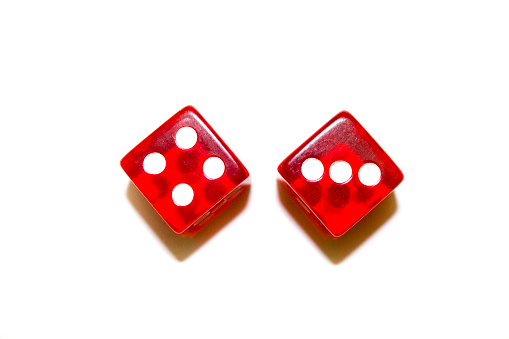
#> input picture 1.jpg, 509 x 339 px
$ jupyter execute dice1.ipynb
#> lines starting #> are read from the running program, lines starting #| are printed output that depends on the picture; after the words box and inside, x2 and y2 are one past the last pixel; in counts of white or black regions, pixels touching at a corner belong together
[cell 1]
import numpy as np
import cv2
import matplotlib.pyplot as plt

[cell 2]
original_img = cv2.imread("1.jpg")
#> original_img is the input picture: shape (339, 509, 3); mean B, G, R 225.7, 226.9, 247.3
gray_img = cv2.cvtColor(original_img, cv2.COLOR_BGR2GRAY)
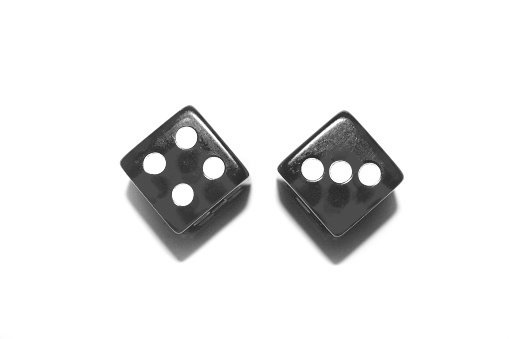
#> gray_img: shape (339, 509); min 34, max 255, mean 232.8
plt.imshow(gray_img, cmap="gray")

[cell 3]
thresh = cv2.adaptiveThreshold(gray_img, 255, cv2.ADAPTIVE_THRESH_MEAN_C, cv2.THRESH_BINARY_INV, 99, 10)
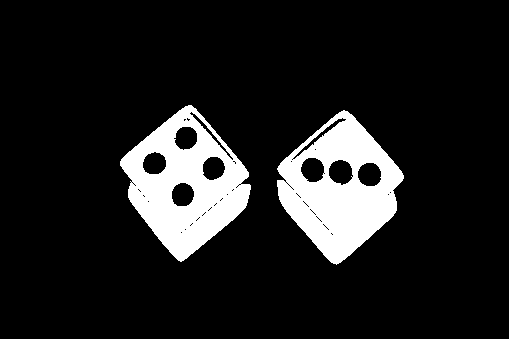
#> thresh: shape (339, 509); 12.3% white; 2 white regions
plt.imshow(thresh, cmap="gray")

[cell 4]
contours, _ = cv2.findContours(thresh, cv2.RETR_EXTERNAL, cv2.CHAIN_APPROX_NONE)
#> contours = 2 contours; box (x1, y1, x2, y2) and area: (120, 105, 251, 262) 12238, (277, 110, 404, 265) 11952
print(len(contours))
#| 2

detected_dice = original_img.copy()
for c in contours:
    cv2.drawContours(detected_dice, c, -1, (0, 255, 0), 4)
#> this loop made 2 passes
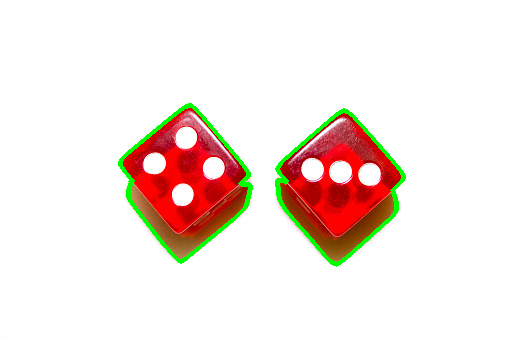
#> detected_dice: shape (339, 509, 3); 2% of pixels changed, all inside (x1, y1, x2, y2) = (118, 103, 406, 267)

dices = []
for c in contours:
    x, y, w, h = cv2.boundingRect(c)
    new_dice = gray_img[y:y+h, x:x+w]
    dices.append(new_dice)
#> this loop made 2 passes
#> (x, y, w, h) on passes 1 to 2: (277, 110, 127, 155), (120, 105, 131, 157)
#> pass 1, `new_dice = gray_img[y:y+h, x:x+w]`:
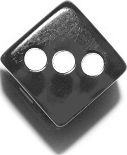
#> new_dice: shape (155, 127); min 34, max 255, mean 156.3
#> pass 2, `new_dice = gray_img[y:y+h, x:x+w]`:
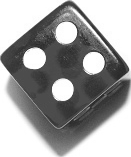
#> new_dice: shape (157, 131); min 38, max 255, mean 163.7
#> after the loop, dices = 2 items

circles_in_dice_1 = cv2.HoughCircles(dices[0], cv2.HOUGH_GRADIENT, 1, 20, param1=40, param2=30, minRadius=10, maxRadius=20)
#> circles_in_dice_1 = [[92.5, 64.5, 11.6], [62.5, 61.5, 11.6], [35.5, 58.5, 11.6]]
circles_in_dice_1 = np.uint8(np.round(circles_in_dice_1[0, :]))
#> circles_in_dice_1 = [[92, 64, 12], [62, 62, 12], [36, 58, 12]]
dices[0] = cv2.medianBlur(dices[0], 5)
c1 = 0
for c in circles_in_dice_1:
    x, y, radius = c[0], c[1], c[2]
    cv2.circle(dices[0], (x, y), radius, (0, 255, 0), 4)
    c1 += 1
#> this loop made 3 passes
#> (c, x, y) on passes 1 to 3: ([92, 64, 12], 92, 64), ([62, 62, 12], 62, 62), ([36, 58, 12], 36, 58)
#> after the loop, c1 = 3

dices[1] = cv2.medianBlur(dices[1], 5)
c2 = 0
circles_in_dice_2 = cv2.HoughCircles(dices[1], cv2.HOUGH_GRADIENT, 1, 10, param1=40, param2=30, minRadius=10, maxRadius=20)
#> circles_in_dice_2 = [[61.5, 89.5, 11.6], [34.5, 57.5, 10.6], [92.5, 62.5, 10.9], [65.5, 32.5, 10.5]]
circles_in_dice_2 = np.uint8(np.round(circles_in_dice_2[0, :]))
#> circles_in_dice_2 = [[62, 90, 12], [34, 58, 11], [92, 62, 11], [66, 32, 10]]
for c in circles_in_dice_2:
    x, y, radius = c[0], c[1], c[2]
    cv2.circle(dices[1], (x, y), radius, (0, 255, 0), 4)
    c2 += 1
#> this loop made 4 passes
#> after the loop, c2 = 4

plt.imshow(dices[0], cmap="gray")
plt.show()
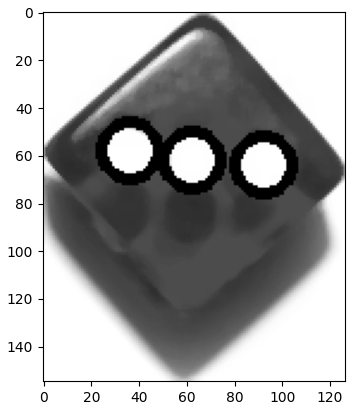
#> figure drawn by matplotlib, 1 panel

plt.imshow(dices[1], cmap="gray")
plt.show()
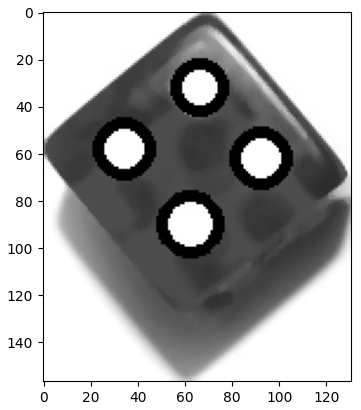
#> figure drawn by matplotlib, 1 panel

[cell 5]
for i in range(len(contours)):
    x, y, w, h = cv2.boundingRect(contours[i])
    cv2.rectangle(original_img, (x, y), (x+w, y+h), (0, 255, 0), 2)
    if i == 0:
        cv2.putText(original_img, f"Score: {c1}", org=(300, 100), fontFace=cv2.FONT_HERSHEY_TRIPLEX, fontScale=0.75, color=(0, 255, 0),thickness=2)
    else:
        cv2.putText(original_img, f"Score: {c2}", org=(150, 100), fontFace=cv2.FONT_HERSHEY_TRIPLEX, fontScale=0.75, color=(0, 255, 0),thickness=2)
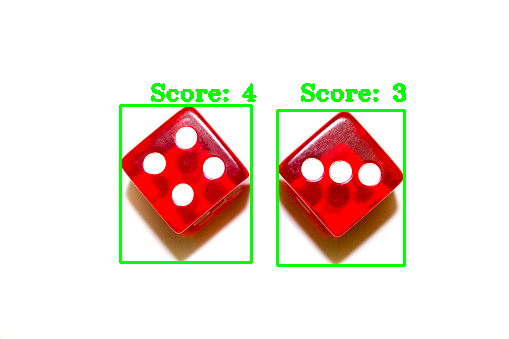
#> original_img: shape (339, 509, 3); 2.9% of pixels changed, all inside (x1, y1, x2, y2) = (119, 83, 406, 267)

plt.imshow(original_img)

$ run again, with 2.jpg copied over 1.jpg
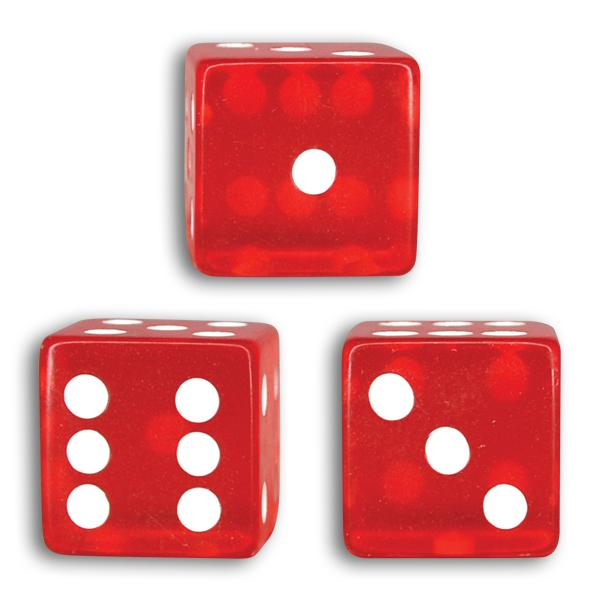
#> input picture 2.jpg, 600 x 600 px
#> original_img is the input picture: shape (600, 600, 3); mean B, G, R 167.5, 166.7, 230.6
#> `thresh = cv2.adaptiveThreshold(gray_img, 255, cv2.ADAPTIVE_THRESH_MEAN..`:
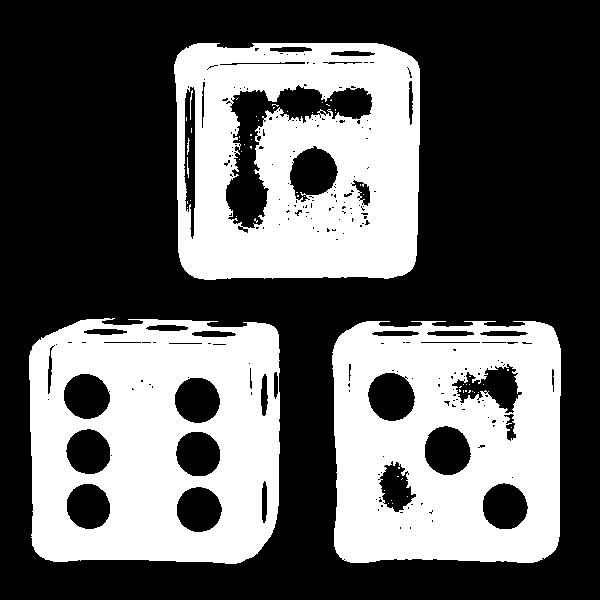
#> thresh: shape (600, 600); 38% white; 61 white regions (55 under 20 px)
#> contours = 3 contours; box (x1, y1, x2, y2) and area: (29, 318, 280, 564) 57616, (174, 43, 420, 280) 55530, (332, 321, 561, 563) 52452
#| 3
#> the loop `for c in contours:` made 3 passes
#> the loop `for c in contours:` made 3 passes
#> (x, y, w, h) on passes 1 to 3: (332, 321, 229, 242), (29, 318, 251, 246), (174, 43, 246, 237)
#> pass 3, `new_dice = gray_img[y:y+h, x:x+w]`:
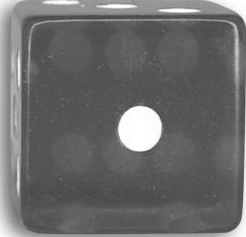
#> new_dice: shape (237, 246); min 63, max 255, mean 107.1
#> after the loop `for c in contours:`: dices = 3 items
#> circles_in_dice_1 = None
